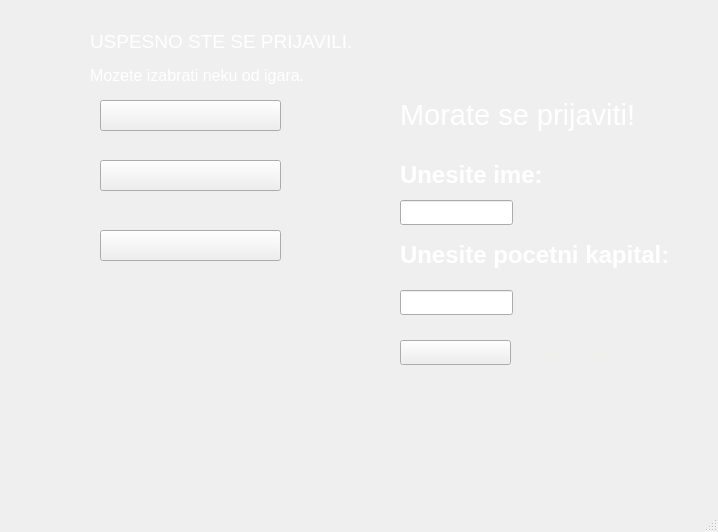
<?xml version="1.0" encoding="UTF-8"?>
<ui version="4.0">
 <class>MainWindow</class>
 <widget class="QMainWindow" name="MainWindow">
  <property name="geometry">
   <rect>
    <x>0</x>
    <y>0</y>
    <width>718</width>
    <height>532</height>
   </rect>
  </property>
  <property name="baseSize">
   <size>
    <width>0</width>
    <height>0</height>
   </size>
  </property>
  <property name="windowTitle">
   <string>MainWindow</string>
  </property>
  <widget class="QWidget" name="centralWidget">
   <widget class="QPushButton" name="slot">
    <property name="geometry">
     <rect>
      <x>100</x>
      <y>100</y>
      <width>181</width>
      <height>31</height>
     </rect>
    </property>
    <property name="text">
     <string/>
    </property>
   </widget>
   <widget class="QPushButton" name="quit">
    <property name="geometry">
     <rect>
      <x>100</x>
      <y>230</y>
      <width>181</width>
      <height>31</height>
     </rect>
    </property>
    <property name="text">
     <string/>
    </property>
   </widget>
   <widget class="QLabel" name="label">
    <property name="geometry">
     <rect>
      <x>400</x>
      <y>160</y>
      <width>141</width>
      <height>31</height>
     </rect>
    </property>
    <property name="maximumSize">
     <size>
      <width>141</width>
      <height>16777215</height>
     </size>
    </property>
    <property name="text">
     <string>&lt;html&gt;&lt;head/&gt;&lt;body&gt;&lt;p&gt;&lt;span style=&quot; font-size:18pt; font-weight:792; color:#ffffff;&quot;&gt;Unesite ime:&lt;/span&gt;&lt;/p&gt;&lt;/body&gt;&lt;/html&gt;</string>
    </property>
   </widget>
   <widget class="QLineEdit" name="ime">
    <property name="geometry">
     <rect>
      <x>400</x>
      <y>200</y>
      <width>113</width>
      <height>25</height>
     </rect>
    </property>
   </widget>
   <widget class="QLabel" name="label_2">
    <property name="geometry">
     <rect>
      <x>400</x>
      <y>240</y>
      <width>291</width>
      <height>31</height>
     </rect>
    </property>
    <property name="text">
     <string>&lt;html&gt;&lt;head/&gt;&lt;body&gt;&lt;p&gt;&lt;span style=&quot; font-size:18pt; font-weight:600; color:#ffffff;&quot;&gt;Unesite pocetni kapital:&lt;/span&gt;&lt;/p&gt;&lt;/body&gt;&lt;/html&gt;</string>
    </property>
   </widget>
   <widget class="QLineEdit" name="ulog">
    <property name="geometry">
     <rect>
      <x>400</x>
      <y>290</y>
      <width>113</width>
      <height>25</height>
     </rect>
    </property>
   </widget>
   <widget class="QPushButton" name="prijava">
    <property name="geometry">
     <rect>
      <x>400</x>
      <y>340</y>
      <width>111</width>
      <height>25</height>
     </rect>
    </property>
    <property name="text">
     <string/>
    </property>
   </widget>
   <widget class="QLabel" name="label_3">
    <property name="geometry">
     <rect>
      <x>90</x>
      <y>30</y>
      <width>341</width>
      <height>21</height>
     </rect>
    </property>
    <property name="text">
     <string>&lt;html&gt;&lt;head/&gt;&lt;body&gt;&lt;p&gt;&lt;span style=&quot; font-size:14pt; color:#ffffff;&quot;&gt;USPESNO STE SE PRIJAVILI.&lt;/span&gt;&lt;/p&gt;&lt;/body&gt;&lt;/html&gt;</string>
    </property>
   </widget>
   <widget class="QLabel" name="label_4">
    <property name="geometry">
     <rect>
      <x>90</x>
      <y>60</y>
      <width>291</width>
      <height>31</height>
     </rect>
    </property>
    <property name="text">
     <string>&lt;html&gt;&lt;head/&gt;&lt;body&gt;&lt;p&gt;&lt;span style=&quot; font-size:12pt; color:#ffffff;&quot;&gt;Mozete izabrati neku od igara.&lt;/span&gt;&lt;/p&gt;&lt;/body&gt;&lt;/html&gt;</string>
    </property>
   </widget>
   <widget class="QLabel" name="label_5">
    <property name="geometry">
     <rect>
      <x>400</x>
      <y>90</y>
      <width>271</width>
      <height>51</height>
     </rect>
    </property>
    <property name="text">
     <string>&lt;html&gt;&lt;head/&gt;&lt;body&gt;&lt;p&gt;&lt;span style=&quot; font-size:22pt; color:#ffffff;&quot;&gt;Morate se prijaviti!&lt;/span&gt;&lt;/p&gt;&lt;/body&gt;&lt;/html&gt;</string>
    </property>
   </widget>
   <widget class="QLabel" name="label_6">
    <property name="geometry">
     <rect>
      <x>530</x>
      <y>340</y>
      <width>131</width>
      <height>31</height>
     </rect>
    </property>
    <property name="text">
     <string>&lt;html&gt;&lt;head/&gt;&lt;body&gt;&lt;p&gt;&lt;span style=&quot; color:#eeeeec;&quot;&gt;Pogresna prijava!&lt;/span&gt;&lt;/p&gt;&lt;/body&gt;&lt;/html&gt;</string>
    </property>
   </widget>
   <widget class="QLabel" name="ime_2">
    <property name="geometry">
     <rect>
      <x>420</x>
      <y>0</y>
      <width>131</width>
      <height>21</height>
     </rect>
    </property>
    <property name="text">
     <string/>
    </property>
   </widget>
   <widget class="QLabel" name="novac">
    <property name="geometry">
     <rect>
      <x>550</x>
      <y>0</y>
      <width>91</width>
      <height>21</height>
     </rect>
    </property>
    <property name="text">
     <string/>
    </property>
   </widget>
   <widget class="QPushButton" name="black_jack">
    <property name="geometry">
     <rect>
      <x>100</x>
      <y>160</y>
      <width>181</width>
      <height>31</height>
     </rect>
    </property>
    <property name="text">
     <string/>
    </property>
   </widget>
  </widget>
  <widget class="QMenuBar" name="menuBar">
   <property name="geometry">
    <rect>
     <x>0</x>
     <y>0</y>
     <width>718</width>
     <height>22</height>
    </rect>
   </property>
  </widget>
  <widget class="QStatusBar" name="statusBar"/>
 </widget>
 <layoutdefault spacing="6" margin="11"/>
 <resources/>
 <connections/>
</ui>
